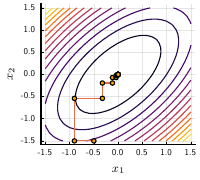

The script that saved this image:
using Plots
using LaTeXStrings
pyplot()
#pgfplotsx()


f(x, y) = 5*x^2 - 6*x*y + 5*y^2

x = -1.5:0.1:1.5
y = -1.5:0.1:1.5
z = f.(x,y')

contour(x, y, f, legend = false, size = (200, 180), thickness_scaling = 0.8)

x = [-0.5]
y = [-1.5]

k = 1

for i in 1:10
    global x = [x; (6/10)*y[k]]
    global y = [y; y[k]]

    global k += 1

    global y = [y; (6/10)*x[k]]
    global x = [x; x[k]]

    global k += 1
end

plot!(x, y, label = false)
scatter!(x, y, markercolor = :orange, label = false)
xlabel!(L"x_1")
ylabel!(L"x_2")

savefig("figures/cd-convex-differentiable.pdf")

f(x, y) = abs(x + y) + 5*abs(y - x)

x = -1:0.01:1
y = -1:0.01:1
z = f.(x,y')

contour(x, y, f, levels = 12, legend = false, size = (200, 180),
        thickness_scaling = 0.8)
scatter!([-0.8], [-0.8])

xlabel!(L"x_1")
ylabel!(L"x_2")

savefig("figures/cd-non-differentiable.pdf")
